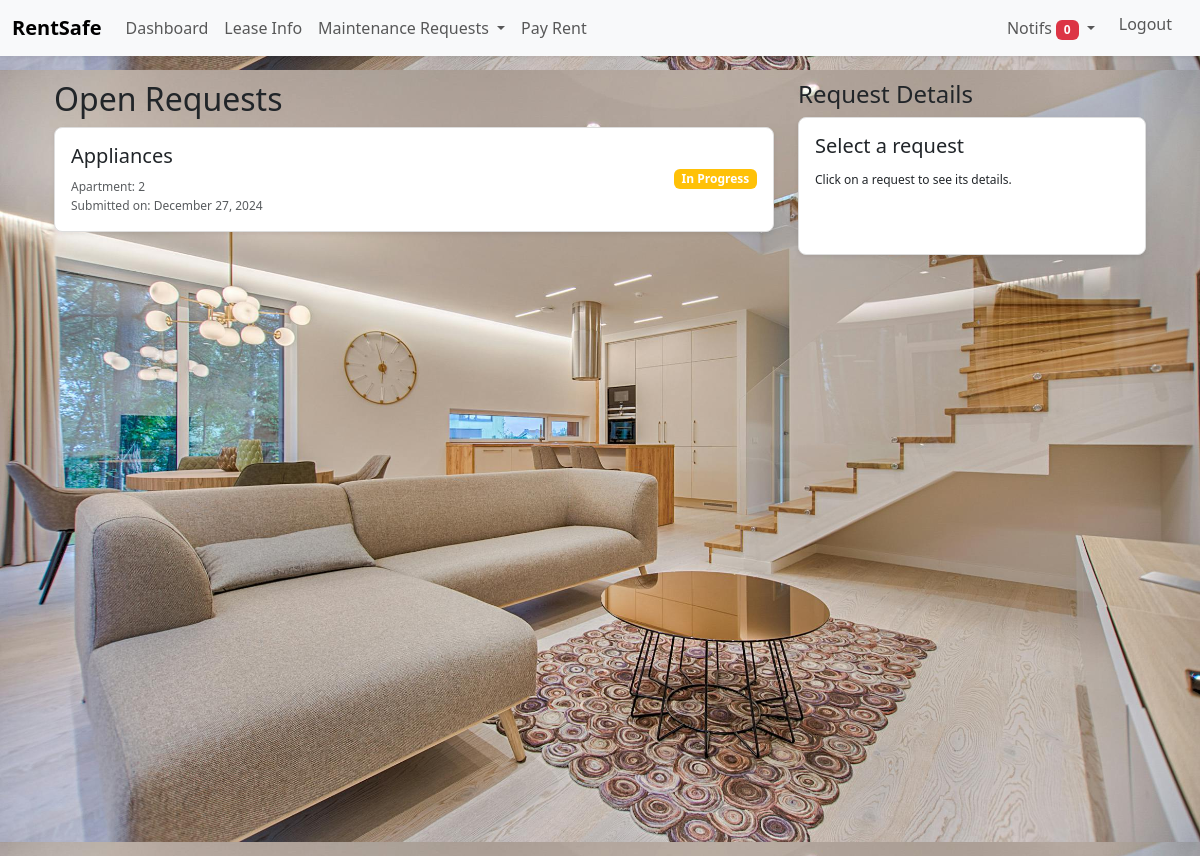
The app's page /resident/open_requests (signed in) with its own data.
### app/models.py (models this page shows, shortened)
class MaintenanceRequest(db.Model):
    id = db.Column(db.Integer, primary_key=True)
    user_id = db.Column(db.Integer, db.ForeignKey('user.id'), nullable=False)
    apartment_id = db.Column(db.Integer, db.ForeignKey('apartment.id'), nullable=False)
    property_id = db.Column(db.Integer, db.ForeignKey('property.id'), nullable=True)
    category = db.Column(db.Enum('Plumbing', 'Electrical', 'Appliances', 'Hardware', 'Fire/Security', name='maintenance_categories'), nullable=False)
    severity = db.Column(db.Enum('Low', 'Medium', 'High', name='severity_levels'), nullable=False)
    description = db.Column(db.Text, nullable=False)
    status = db.Column(db.Enum('Open', 'In Progress', 'Deferred', 'Closed', name='request_statuses'), nullable=False, default='Open')
    admin_comments = db.Column(db.Text, nullable=True)
    created_at = db.Column(db.DateTime, default=datetime.utcnow, nullable=False)

### app/routes/resident.py (the view)
@resident.route('/resident/open_requests', methods=['GET'])
@login_required
def view_open_requests():
    user = User.query.get(current_user.id)
    open_requests = MaintenanceRequest.query.filter(
        MaintenanceRequest.user_id == user.id,
        MaintenanceRequest.status.in_(['Open', 'Deferred', 'In Progress'])
    ).all()
    return render_template('resident/maintenance_requests.html', requests=open_requests, heading = 'Open Requests', user_role = current_user.role, current_page = 'requests')

### app/models.py (called while the page is built)
@login_manager.user_loader
def load_user(user_id):
    return User.query.get(int(user_id))

### app/routes/resident.py (called while the page is built)
@resident.context_processor
def inject_notifications():
    if current_user.is_authenticated:
        unread_count = get_unread_notification_count(current_user.id)
        recent_notifications = get_recent_notifications(current_user.id)
        return {"unread_count": unread_count, "notifications": recent_notifications}
    return {}

### app/services/notification_service.py (called while the page is built)
def get_unread_notification_count(user_id):
    return Notification.query.filter_by(user_id=user_id, is_read=False).count()

def get_recent_notifications(user_id, limit=2):
    return Notification.query.filter_by(user_id=user_id).order_by(Notification.created_at.desc()).limit(limit).all()

### app/templates/resident/maintenance_requests.html (shortened to what this page needs)
{% extends 'base.html' %}
{% block content %}
<div class="dashboard-background">
<div class="container p-4">
    <div class="row">
        <div class="col-md-8">
            <h2>{{ heading }}</h2>
            <div class="row">
                {% for request in requests %}
                <div class="col-md-12 mb-3">
                    <div class="card shadow-sm request-card" style="border: 1px solid #ddd; border-radius: 8px; cursor: pointer;" onclick="showRequestDetails('{{ request.category }}', '{{ request.description }}','{{ request.admin_comments }}','{{ request.created_at.strftime('%B %d, %Y')}}', '{{ request.status }}' )">
                        <div class="card-body d-flex justify-content-between align-items-center">
                            <div>
                                <h5 class="card-title" style="margin-bottom: 5px;">{{ request.category }}</h5>
                                <span class="text-muted" style="font-size: 12px; margin-bottom: 0;">Apartment: {{ request.apartment_id }}</span><br>
                                <p class="text-muted" style="font-size: 12px; margin-bottom: 0;">
                                    Submitted on: {{ request.created_at.strftime('%B %d, %Y') }}
                                </p>
                            </div>
                            <span class="badge text-white" style="background-color: #ffc107">
                                {{ request.status }}
                            </span>
                        </div>
                    </div>
                </div>
                {% endfor %}
            </div>
        </div>
        <div class="col-md-4">
            <h4>Request Details</h4>
            <div class="card shadow-sm" style="border: 1px solid #ddd; border-radius: 8px;">
                <div class="card-body justify-content-between align-items-center" id="request-details">
                    <h5 id="detail-title" class="card-title">Select a request</h5>
                    <span id="detail-description" class="card-text" style="font-size: 12px; margin-bottom: 0;">Click on a request to see its details.</span><br>
                    <br>
                    <br>
                </div>
            </div>
        </div>
    </div>
</div>
</div>
{% endblock %}

### app/static/css/style.css (style rules this page uses)
.dashboard-background { background-image: url("../images/bg1.jpeg"); background-size: contain; background-position: center center; height: 100vh; }
.card { border: none; background: #fff; transition: all 0.3s ease-in-out; }

### records on screen
MaintenanceRequest: category "Appliances", apartment_id "2", created_at "December 27, 2024", status "In Progress"

### other values on screen
{{ unread_count or 0 }} "0"
{{ heading }} "Open Requests"
